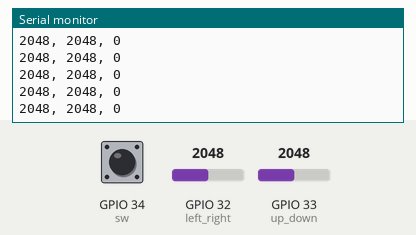
The sketch below on a simulated ESP32. Shown: the last lines printed to the serial monitor. The test bench sets the inputs (shaded band); at power-on: GPIO 32 (left_right) = 2048, GPIO 33 (up_down) = 2048, GPIO 34 (sw) LOW.

Above: at 1.2 s.
1.3 s: GPIO 32 (left_right) set to 2866
At 1.32 s:
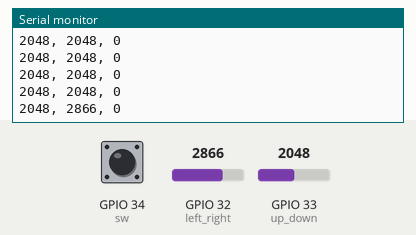
2.8 s: GPIO 33 (up_down) set to 2866
At 2.83 s:
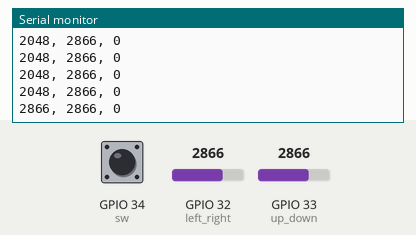
4.3 s: GPIO 34 (sw) pulled HIGH for 0.15 s
At 4.34 s:
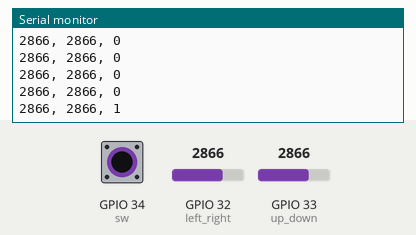
5.9 s: GPIO 32 (left_right) set to 3603
At 5.9 s:
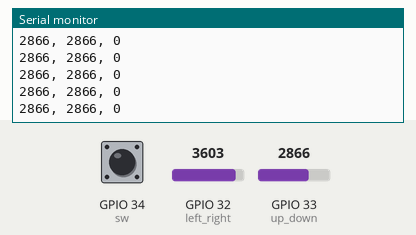
7.4 s: GPIO 34 (sw) pulled HIGH for 1 s
At 7.41 s:
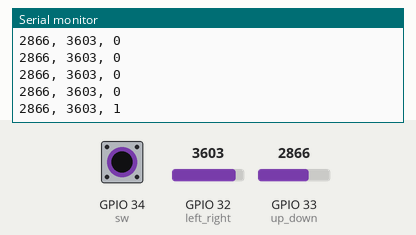
9.9 s: GPIO 33 (up_down) set to 3603
At 9.93 s:
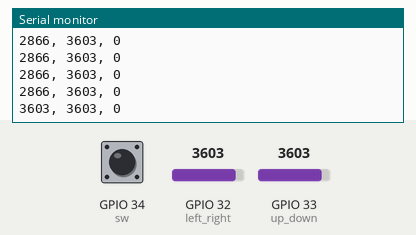
Timing chart, 0 to 12.4 s (numbered marks = the images above; inputs shaded):
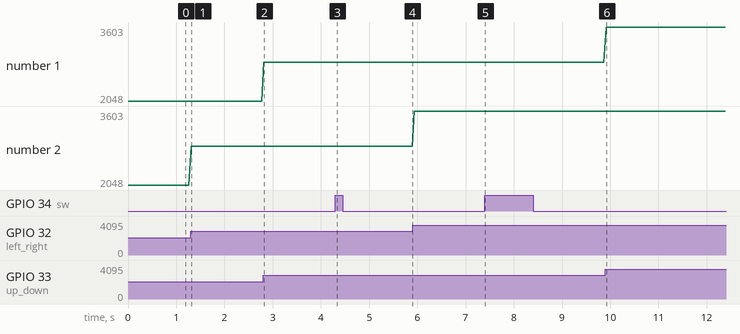

The sketch:

Joystick_plotter.ino
```cpp
#define up_down 33
#define left_right 32
#define sw 34

void setup() {
  // put your setup code here, to run once:
  pinMode(up_down,INPUT);
  pinMode(left_right,INPUT);
  pinMode(sw,INPUT);
  Serial.begin(115200);
}

void loop() {
  // put your main code here, to run repeatedly:
  Serial.print(analogRead(up_down));
  Serial.print(", ");
  Serial.print(analogRead(left_right));
  Serial.print(", ");
  Serial.println(digitalRead(sw));
  delay(50);
}
```

Measured:
- after the input at 1.3 s, the serial monitor: prints a new line at once (image 1)
- after the input at 2.8 s, the serial monitor: prints a new line at once (image 2)
- after the input at 4.3 s, the serial monitor: prints a new line at once (image 3)
- after the input at 7.4 s, the serial monitor: prints a new line at once (image 5)
- after the input at 9.9 s, the serial monitor: prints a new line at once (image 6)
- plotted number 2: 2048 → 2866 after the input at 1.3 s, 2866 → 3603 after the input at 5.9 s
